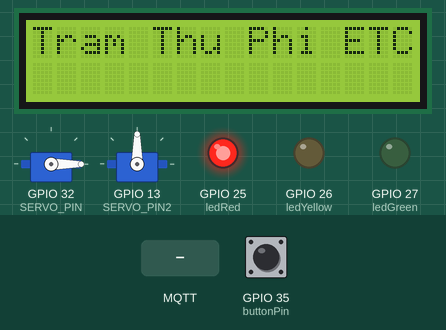
Recording of a sketch running on a simulated ESP32. Parts: 16×2 character LCD, 2 × servo, output pins drawn as LEDs (lit = HIGH). Wiring (inferred from the names in the program): 2 × IR receiver: data GPIO 14 / data GPIO 33. The test bench sets the inputs (shaded band); at power-on: GPIO 35 (buttonPin) HIGH. WiFi joins after 1.5 s; servers stay silent unless stated; no MQTT or app messages arrive unless stated; what the sketch prints to the serial monitor is not drawn.

Above: at 2.7 s.
2.8 s: MQTT message "SERVO" arrives on the first subscribed topic
At 5.18 s:
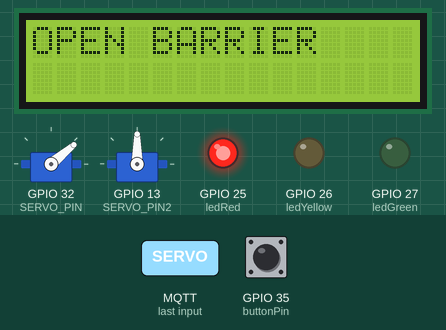
At 5.6 s:
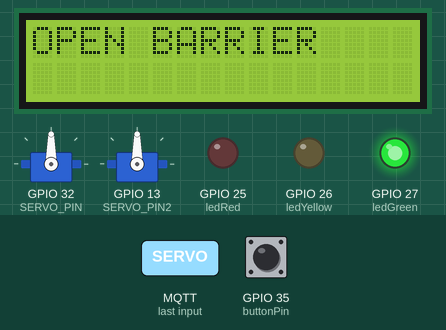
5.8 s: MQTT message "SERVO" arrives on the first subscribed topic
At 17.0 s:
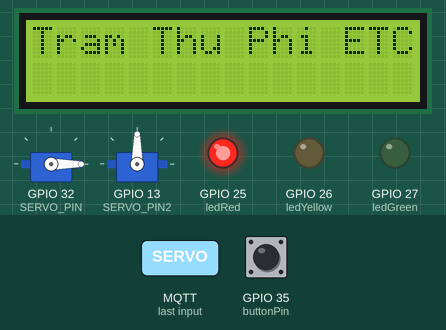
Timing chart, 0 to 17.5 s (numbered marks = the images above; inputs shaded):
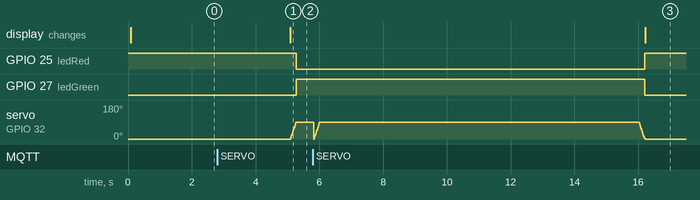

The sketch:

Do_an_ETC.ino
```cpp
#include <WiFi.h>
#include <PubSubClient.h>
#include <ESP32Servo.h>
#include <ArduinoJson.h>
#include <Wire.h>
#include <LiquidCrystal_I2C.h>

LiquidCrystal_I2C lcd(0x27, 16, 2);

// WiFi / MQTT
const char* ssid = "Van Ut_Lau 4-5";
const char* password = "vanut1978@";
const char* mqtt_server = "192.168.1.11";
const char* mqtt_id = "esp32_ir_sensor";
const char* topic_publish = "vehicle/detect";
const char* topic_subscribe = "to-Esp32";

// Pins
#define IR_SENSOR_IN 14
#define IR_SENSOR_OUT 33
#define SERVO_PIN 32
#define ledRed 25
#define ledYellow 26
#define ledGreen 27
#define buttonPin 35
#define SERVO_PIN2 13
// Debounce
const unsigned long DEBOUNCE_TIME = 50;

// Gate timeout (ms)
const unsigned long GATE_TIMEOUT = 10000; // 10 giây — chỉnh nếu cần

Servo servoMotor;
Servo servoMotor2;
WiFiClient espClient;
PubSubClient client(espClient);

// trạng thái cảm biến / debounce
int lastStateIn = HIGH;
int lastStateOut = HIGH;
unsigned long lastDebounceTimeIn = 0;
unsigned long lastDebounceTimeOut = 0;

// nút
bool lastButtonState = HIGH;
unsigned long lastButtonDebounce = 0;
bool manualToggle = false; // trạng thái mở/đóng do nút

// trạng thái mở cổng
bool gateOpenedRemotely = false;
bool gateOpenedManually = false;
unsigned long gateOpenTimestamp = 0;

unsigned long lastReconnectAttempt = 0;
const unsigned long reconnectInterval = 5000;
void openGate(bool byRemote) {
  // Mở mượt từ 0 -> 90
  for (int p = 0; p <= 90; p += 5) {
    servoMotor.write(p);
    delay(10);
  }
  digitalWrite(ledGreen, HIGH);
  digitalWrite(ledRed, LOW);
  digitalWrite(ledYellow, LOW);
  if (byRemote) {
    gateOpenedRemotely = true;
    gateOpenedManually = false;
  } else {
    gateOpenedManually = true;
    gateOpenedRemotely = false;
  }
  gateOpenTimestamp = millis();
}

void closeGate() {
  // Đóng mượt 90 -> 0
  for (int p = 90; p >= 0; p -= 5) {
    servoMotor.write(p);
    delay(10);
  }
  digitalWrite(ledGreen, LOW);
  digitalWrite(ledRed, HIGH);
  digitalWrite(ledYellow, LOW);
  gateOpenedRemotely = false;
  gateOpenedManually = false;
  gateOpenTimestamp = 0;
  // reset LCD
  lcd.clear();
  lcd.setCursor(0, 0);
  lcd.print("Tram Thu Phi ETC");
}

void handleNonJsonMessage(const String &msg) {
  // ví dụ nhận "SERVO" để mở khẩn
  if (msg == "SERVO") {
    Serial.println("MQTT: SERVO received - emergency open");
    lcd.clear();
    lcd.setCursor(0,0);
    lcd.print("OPEN BARRIER");
    logToSQL("unknow","mqtt","0");
    openGate(true);
  }
  else if(msg =="SERVO2"){
    Serial.println("Mở servo thứ 2");
    servoMotor2.write(90);
  } else {
    Serial.println("MQTT: Non-JSON payload: " + msg);
  }
}
void logToSQL(String plate, String method, String fee) {
  StaticJsonDocument<256> doc;
  doc["plate"] = plate;
  doc["method"] = method;
  doc["fee"] = fee;

  char buffer[256];
  size_t n = serializeJson(doc, buffer);
  client.publish("toll/log", buffer, n);
}
void callback(char* topic, byte* payload, unsigned int length) {
  String message;
  for (unsigned int i = 0; i < length; i++) {
    message += (char)payload[i];
  }
  Serial.println("MQTT Message: " + message);
  message.trim();
  if (!message.startsWith("{")) {
    handleNonJsonMessage(message);
    return;
  }

  StaticJsonDocument<512> doc;
  DeserializationError error = deserializeJson(doc, message);
  if (error) {
    Serial.print(" Lỗi parse JSON: ");
    Serial.println(error.c_str());
    return;
  }

const char* command = doc["command"];
const char* plate=doc["plate"];
int fees = doc["fee"].as<int>();
const char* status = doc["status"];
const char* mess = doc["message"];
  lcd.clear();
  lcd.setCursor(0, 0);
  lcd.print("Plate:");
  lcd.setCursor(6, 0);
  lcd.print(plate ? plate : "------");


  if ( command && String(command) == "OPEN") {
      openGate(true);
      Serial.println("OPEN gate for plate: " + String(plate ? plate : "unknown"));
  } else if (status) {
      String st = String(status);
      if (st == "error") {
      Serial.println("Lỗi biển hoặc hệ thống: " + String(mess ? mess : ""));
      lcd.setCursor(0,1);
      lcd.print("Chua Dang Ki");
      // hiển thị led đỏ
      digitalWrite(ledRed, HIGH);
      digitalWrite(ledGreen, LOW);
      digitalWrite(ledYellow, LOW);
    } else if (st == "insufficient") {
      digitalWrite(ledRed, HIGH);
      digitalWrite(ledGreen, LOW);
      digitalWrite(ledYellow, LOW);
      lcd.setCursor(0,1);
      lcd.print("Not Enough Money");
    }else if(st == "success"){
      lcd.setCursor(0, 1);
      lcd.print("Pass  Fee:");
      lcd.print(fees);
    } else {
      Serial.println("MQTT status: " + st);
    }
  }
}

void reconnectWiFiIfNeeded() {
  if (WiFi.status() == WL_CONNECTED) return;

  Serial.print("Kết nối WiFi...");
  WiFi.disconnect(true);
  WiFi.begin(ssid, password);
  int attempts = 0;
  while (WiFi.status() != WL_CONNECTED && attempts < 20) {
    delay(500);
    Serial.print(".");
    attempts++;
  }
  if (WiFi.status() == WL_CONNECTED) {
    Serial.println("\nWiFi OK. IP: " + WiFi.localIP().toString());
  } else {
    Serial.println("\nWiFi thất bại");
  }
}

void reconnectMQTT() {
  if (client.connected()) return;

  Serial.print("MQTT reconnect...");
  while (!client.connected()) {
    if (client.connect(mqtt_id)){
      Serial.println(" MQTT kết nối");
      client.subscribe(topic_subscribe);
    } else {
      Serial.print(".");
      delay(1000);
    }
  }
}

void setup() {
  Serial.begin(115200);
  pinMode(IR_SENSOR_IN, INPUT);
  pinMode(IR_SENSOR_OUT, INPUT);
  pinMode(ledRed, OUTPUT);
  pinMode(ledYellow, OUTPUT);
  pinMode(ledGreen, OUTPUT);
  digitalWrite(ledRed, HIGH);
  digitalWrite(ledYellow, LOW);
  digitalWrite(ledGreen, LOW);

  lcd.init();
  lcd.backlight();
  lcd.setCursor(0, 0);
  lcd.print("Tram Thu Phi ETC");

  servoMotor.attach(SERVO_PIN);
  servoMotor2.attach(SERVO_PIN2);
  servoMotor.write(0); // đóng ban đầu

  pinMode(buttonPin, INPUT_PULLUP);

  reconnectWiFiIfNeeded();
  client.setServer(mqtt_server, 1883);
  client.setCallback(callback);
}

void loop() {

if (!client.connected()) {
    unsigned long now = millis();
    if (now - lastReconnectAttempt > reconnectInterval) {
      lastReconnectAttempt = now;
      Serial.println("Trying to reconnect MQTT...");
      reconnectMQTT();
    }
  } else {
    client.loop();
  }


  int readingIn = digitalRead(IR_SENSOR_IN);
  if (readingIn != lastStateIn) {
    if (millis() - lastDebounceTimeIn > DEBOUNCE_TIME) {
      lastDebounceTimeIn = millis();
      lastStateIn = readingIn;
      if (readingIn == LOW && !(gateOpenedRemotely || gateOpenedManually)) {
        Serial.println("Phát hiện xe đến");
        digitalWrite(ledYellow, HIGH);
        digitalWrite(ledRed, LOW);
        digitalWrite(ledGreen, LOW);
        bool sent = client.publish(topic_publish, "DETECTED");
        Serial.println(sent ? " Gửi MQTT thành công" : "Gửi MQTT thất bại");
      }
    }
  }

  int readingOut = digitalRead(IR_SENSOR_OUT);
  if (readingOut != lastStateOut) {
    if (millis() - lastDebounceTimeOut > DEBOUNCE_TIME) {
      lastDebounceTimeOut = millis();
      lastStateOut = readingOut;
      if (readingOut == LOW && (gateOpenedRemotely || gateOpenedManually)) {
        Serial.println("Xe đã đi qua - đóng cổng");
        closeGate();
      }
    }
  }

  int readButton = digitalRead(buttonPin);
  if (readButton != lastButtonState) {
    lastButtonDebounce = millis();
  }
  if ((millis() - lastButtonDebounce) > DEBOUNCE_TIME) {
    if (readButton == LOW && lastButtonState == HIGH) {
      Serial.println("Nút bấm: toggle manual gate");
      if (gateOpenedManually) {
        closeGate();
      } else {
        lcd.clear();
        lcd.setCursor(0,0);
        lcd.print("Open barrier");
        lcd.setCursor(0,1);
        lcd.print("Go ahead, please");
        logToSQL("unknow","manual","0");
        servoMotor2.write(0);
        openGate(false);
      }
    }
  }
  lastButtonState = readButton;
  if ((gateOpenedRemotely || gateOpenedManually) && gateOpenTimestamp != 0) {
    if (millis() - gateOpenTimestamp > GATE_TIMEOUT) {
      Serial.println("Gate timeout: tự đóng sau " + String(GATE_TIMEOUT) + " ms");
      closeGate();
    }
  }
  delay(10);
}
```

Measured:
- after the input at 2.8 s, GPIO 25 (ledRed): HIGH → LOW after 2.5 s; GPIO 27 (ledGreen): LOW → HIGH after 2.5 s; servo on GPIO 32 (SERVO_PIN): moves from 0° to 90° over 0.16 s, starting after 2.3 s; the display: changes after 2.3 s (image 1)
- after the input at 5.8 s, GPIO 25 (ledRed): LOW → HIGH after 10.4 s instead of 9.7 s; GPIO 27 (ledGreen): HIGH → LOW after 10.4 s instead of 9.7 s
